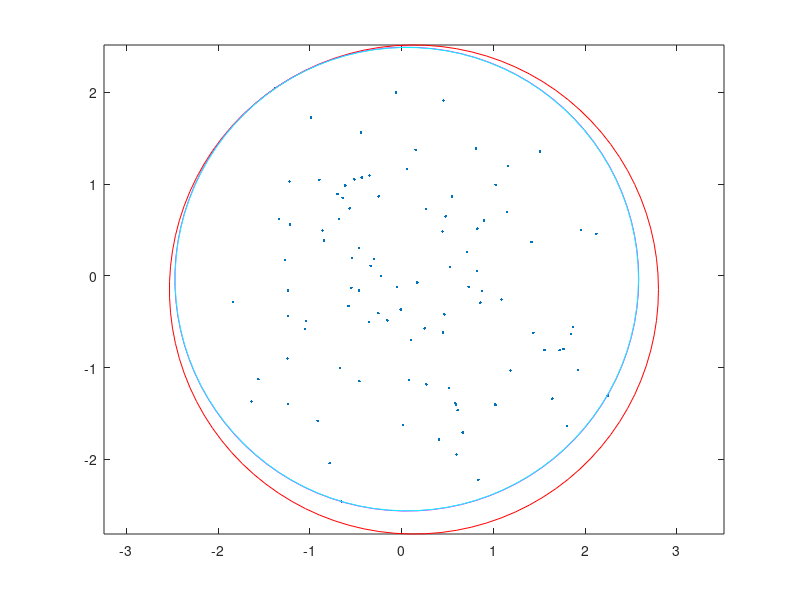

The MATLAB source for this figure:
%% Circle to fit round data
% Put a circle of the smallest radius which touches at least two points of
% the sample.

n = 100;
points =  randn(2,n);

plot(points(1,:),points(2,:),'.')

total = sum(points,2);
COM = total ./ length(points);

dist_sq = ( COM(1,1) - points(1,:) ).^2 + ( COM(2,1) - points(2,:) ).^2;

[max_dist_sq,index] = max(dist_sq);

dist = sqrt(max_dist_sq);

%% draw a Circle

t = linspace(0,2*pi);
hold on

axis equal
plot(dist*cos(t) + COM(1,1), dist*sin(t) + COM(2,1),'r')



%% Find the next furthest point from the same center

points_1 = points;
points_1(:,index) = [];

dist_sq_1 = ( COM(1,1) - points_1(1,:) ).^2 + ( COM(2,1) - points_1(2,:) ).^2;

[max_dist_sq_1,index_1] = max(dist_sq_1);

% max distance to the next largest point from the COM
dist_1 = sqrt(max_dist_sq_1);

Q_point = points_1(:,index_1); 

%% Move the circle along the line towards P until the Distance from the centre are equal
int_sect = points(:,index);

division = ( ( int_sect(2,1) - COM(2,1) ) / (int_sect(1,1) - COM(1,1)) ); 

ang = atan( division );

new_dist = dist;

for i = 1:100000
    diff = 0.0001;
    new_dist = new_dist - diff;

    x_val = new_dist*cos(ang);
    y_val = new_dist*sin(ang); 

    if int_sect(1,1) > COM(1,1)
        x_val = -x_val;
        y_val = -y_val;    
    end

    new_c = [int_sect(1,1) + x_val ; int_sect(2,1) + y_val ];
    
    % Perform the test to see if the point is near the other one
    Q_to_new_c = ( new_c(1,1) - Q_point(1,1) ).^2 + ( new_c(2,1) - Q_point(2,1) ).^2;
    Q_to_new_c = sqrt(Q_to_new_c);
    P_to_new_c = ( new_c(1,1) - int_sect(1,1) ).^2 + ( new_c(2,1) - int_sect(2,1) ).^2;
    P_to_new_c = sqrt(P_to_new_c);
    
    if P_to_new_c <= Q_to_new_c*1.001
        break
    end
end

plot(P_to_new_c*cos(t) + new_c(1,1), P_to_new_c*sin(t) + new_c(2,1),'m')
plot(Q_to_new_c*cos(t) + new_c(1,1), Q_to_new_c*sin(t) + new_c(2,1),'c')


